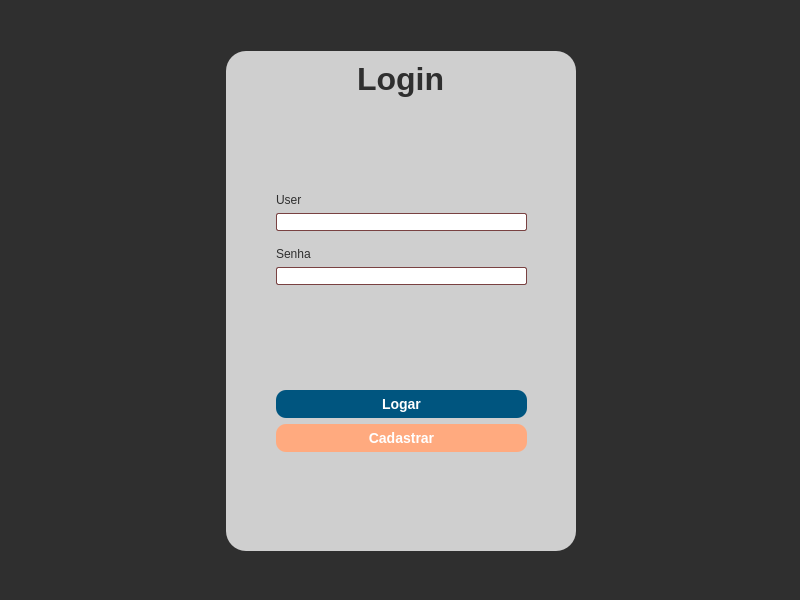
<?xml version="1.0" encoding="UTF-8"?>
<ui version="4.0">
 <class>MainWindow</class>
 <widget class="QMainWindow" name="MainWindow">
  <property name="geometry">
   <rect>
    <x>0</x>
    <y>0</y>
    <width>800</width>
    <height>600</height>
   </rect>
  </property>
  <property name="windowTitle">
   <string>MainWindow</string>
  </property>
  <property name="styleSheet">
   <string notr="true">background: rgb(47, 47, 47);
color: white;
font-family: Segoe UI;</string>
  </property>
  <widget class="QWidget" name="centralwidget">
   <widget class="QWidget" name="horizontalLayoutWidget">
    <property name="geometry">
     <rect>
      <x>0</x>
      <y>0</y>
      <width>801</width>
      <height>601</height>
     </rect>
    </property>
    <layout class="QHBoxLayout" name="horizontalLayout">
     <item>
      <spacer name="horizontalSpacer_2">
       <property name="orientation">
        <enum>Qt::Horizontal</enum>
       </property>
       <property name="sizeHint" stdset="0">
        <size>
         <width>40</width>
         <height>20</height>
        </size>
       </property>
      </spacer>
     </item>
     <item>
      <layout class="QVBoxLayout" name="verticalLayout_2">
       <item>
        <spacer name="verticalSpacer_2">
         <property name="orientation">
          <enum>Qt::Vertical</enum>
         </property>
         <property name="sizeHint" stdset="0">
          <size>
           <width>20</width>
           <height>40</height>
          </size>
         </property>
        </spacer>
       </item>
       <item alignment="Qt::AlignHCenter">
        <widget class="QFrame" name="frame">
         <property name="minimumSize">
          <size>
           <width>350</width>
           <height>500</height>
          </size>
         </property>
         <property name="styleSheet">
          <string notr="true">background: rgb(207, 207, 207);
border-radius: 20px;
color: rgb(47, 47, 47);</string>
         </property>
         <property name="frameShape">
          <enum>QFrame::StyledPanel</enum>
         </property>
         <property name="frameShadow">
          <enum>QFrame::Raised</enum>
         </property>
         <widget class="QWidget" name="horizontalLayoutWidget_2">
          <property name="geometry">
           <rect>
            <x>10</x>
            <y>10</y>
            <width>331</width>
            <height>481</height>
           </rect>
          </property>
          <layout class="QHBoxLayout" name="horizontalLayout_2">
           <item>
            <spacer name="horizontalSpacer_3">
             <property name="orientation">
              <enum>Qt::Horizontal</enum>
             </property>
             <property name="sizeType">
              <enum>QSizePolicy::Minimum</enum>
             </property>
             <property name="sizeHint" stdset="0">
              <size>
               <width>40</width>
               <height>20</height>
              </size>
             </property>
            </spacer>
           </item>
           <item>
            <layout class="QVBoxLayout" name="verticalLayout_3">
             <item alignment="Qt::AlignHCenter">
              <widget class="QLabel" name="label">
               <property name="styleSheet">
                <string notr="true">font-weight: bold;
font-size: 32px;
color: rgb(47, 47, 47);</string>
               </property>
               <property name="text">
                <string>Login</string>
               </property>
              </widget>
             </item>
             <item>
              <spacer name="verticalSpacer_6">
               <property name="orientation">
                <enum>Qt::Vertical</enum>
               </property>
               <property name="sizeHint" stdset="0">
                <size>
                 <width>20</width>
                 <height>40</height>
                </size>
               </property>
              </spacer>
             </item>
             <item>
              <widget class="QLabel" name="label_2">
               <property name="text">
                <string>User</string>
               </property>
              </widget>
             </item>
             <item>
              <widget class="QLineEdit" name="logUser">
               <property name="styleSheet">
                <string notr="true">background-color: white;
color: black;
border: 1px solid;
border-radius: 2px;
border-color: rgb(121, 66, 66);
margin-bottom: 10px;
</string>
               </property>
              </widget>
             </item>
             <item>
              <widget class="QLabel" name="label_3">
               <property name="text">
                <string>Senha</string>
               </property>
              </widget>
             </item>
             <item>
              <widget class="QLineEdit" name="logSen">
               <property name="styleSheet">
                <string notr="true">background-color: white;
color: black;
border: 1px solid;
border-radius: 2px;
border-color: rgb(121, 66, 66);
margin-bottom: 10px;
</string>
               </property>
              </widget>
             </item>
             <item>
              <spacer name="verticalSpacer_5">
               <property name="orientation">
                <enum>Qt::Vertical</enum>
               </property>
               <property name="sizeHint" stdset="0">
                <size>
                 <width>20</width>
                 <height>40</height>
                </size>
               </property>
              </spacer>
             </item>
             <item>
              <widget class="QPushButton" name="logBut">
               <property name="cursor">
                <cursorShape>PointingHandCursor</cursorShape>
               </property>
               <property name="styleSheet">
                <string notr="true">background-color: rgb(0, 85, 127);
border-radius: 10px;
font: bold 14px;
padding: 6px;
color: white;
</string>
               </property>
               <property name="text">
                <string>Logar</string>
               </property>
              </widget>
             </item>
             <item>
              <widget class="QPushButton" name="cadBut">
               <property name="cursor">
                <cursorShape>PointingHandCursor</cursorShape>
               </property>
               <property name="styleSheet">
                <string notr="true">background-color: rgb(255, 170, 127);
border-radius: 10px;
font: bold 14px;
padding: 6px;
color: white;
</string>
               </property>
               <property name="text">
                <string>Cadastrar</string>
               </property>
              </widget>
             </item>
             <item>
              <spacer name="verticalSpacer_3">
               <property name="orientation">
                <enum>Qt::Vertical</enum>
               </property>
               <property name="sizeHint" stdset="0">
                <size>
                 <width>20</width>
                 <height>40</height>
                </size>
               </property>
              </spacer>
             </item>
            </layout>
           </item>
           <item>
            <spacer name="horizontalSpacer_4">
             <property name="orientation">
              <enum>Qt::Horizontal</enum>
             </property>
             <property name="sizeType">
              <enum>QSizePolicy::Minimum</enum>
             </property>
             <property name="sizeHint" stdset="0">
              <size>
               <width>40</width>
               <height>20</height>
              </size>
             </property>
            </spacer>
           </item>
          </layout>
         </widget>
        </widget>
       </item>
       <item>
        <spacer name="verticalSpacer">
         <property name="orientation">
          <enum>Qt::Vertical</enum>
         </property>
         <property name="sizeHint" stdset="0">
          <size>
           <width>20</width>
           <height>40</height>
          </size>
         </property>
        </spacer>
       </item>
      </layout>
     </item>
     <item>
      <spacer name="horizontalSpacer">
       <property name="orientation">
        <enum>Qt::Horizontal</enum>
       </property>
       <property name="sizeHint" stdset="0">
        <size>
         <width>40</width>
         <height>20</height>
        </size>
       </property>
      </spacer>
     </item>
    </layout>
   </widget>
  </widget>
 </widget>
 <resources/>
 <connections/>
</ui>
